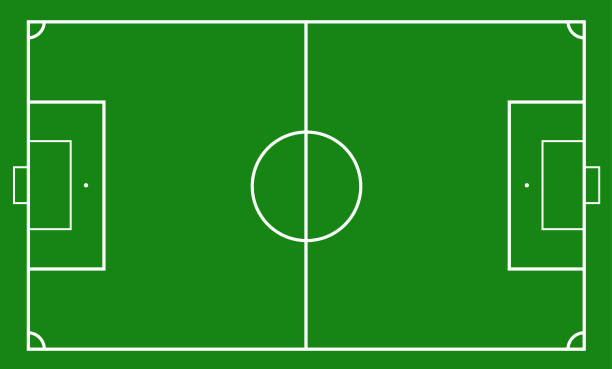
#> input picture pitch.jpeg, 612 x 369 px
$ python -i frame_stitcher.py   (imports and definitions only)
#> lines starting #> are read from the running program, lines starting #| are printed output that depends on the picture
#> further down, picture is the input picture: shape (369, 612, 3); mean B, G, R 32.3, 139, 34.2
# import the necessary packages
import numpy as np
import imutils
import cv2


class Stitcher:
    def __init__(self):
        # determine if we are using OpenCV v3.X and initialize the
        # cached homography matrix
        self.isv4 = imutils.is_cv4()
        self.isv3 = imutils.is_cv3()
        self.cachedH = None

    # [35 lines left out: function stitch, not called in this run]

    def detectAndDescribe(self, image):
        # convert the image to grayscale
        gray = cv2.cvtColor(image, cv2.COLOR_BGR2GRAY)
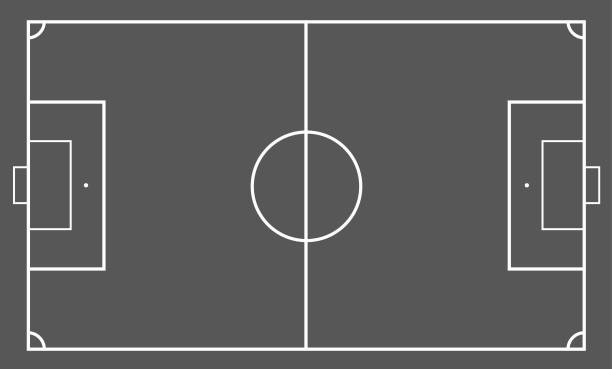
#> gray: shape (369, 612); min 58, max 255, mean 95.2

        # check to see if we are using OpenCV 4.X
        if self.isv4:
            # detect and extract features from the image
            descriptor = cv2.SIFT_create()
            (kps, features) = descriptor.detectAndCompute(image, None)
#> kps = 164 keypoints; strongest (x, y, size): (86, 185, 2.8), (527, 185, 2.7), (14, 202, 2.1), (599, 203, 2)

        # check to see if we are using OpenCV 3.X
        elif self.isv3:
            # detect and extract features from the image
            descriptor = cv2.xfeatures2d.SIFT_create()
            (kps, features) = descriptor.detectAndCompute(image, None)

        # otherwise, we are using OpenCV 2.4.X
        else:
            # detect keypoints in the image
            detector = cv2.FeatureDetector_create("SIFT")
            kps = detector.detect(gray)

            # extract features from the image
            extractor = cv2.DescriptorExtractor_create("SIFT")
            (kps, features) = extractor.compute(gray, kps)

        # convert the keypoints from KeyPoint objects to NumPy
        # arrays
        kps = np.float32([kp.pt for kp in kps])
#> kps = 164 pairs, first value 14 to 598.5, second value 22.19 to 348.3

        # return a tuple of keypoints and features
        return kps, features

    # [31 lines left out: function matchKeypoints, not called in this run]

>>> import cv2
>>> picture = cv2.imread('pitch.jpeg')
>>> result = Stitcher().detectAndDescribe(picture)
#> result = 2 point arrays, longest 164 points
